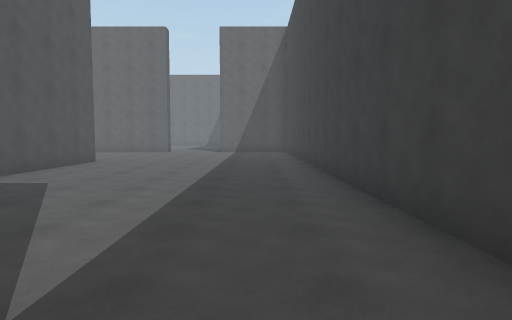
View 1 (above)

19 first-person views from a walk through a 3-D level made in the Unity game engine. The camera is 1.4 m above the floor, tilts 4° down and sees 75° across. The floor is counted in squares, 2 m on a side. Each view is taken from the middle of a square. On the plan, view 1 faces up. The plan holds only what a view shows up to about 10 squares ahead; the rest is blank. The player character is not drawn. Surface patterns are stand-ins for the level's own textures.

View 2
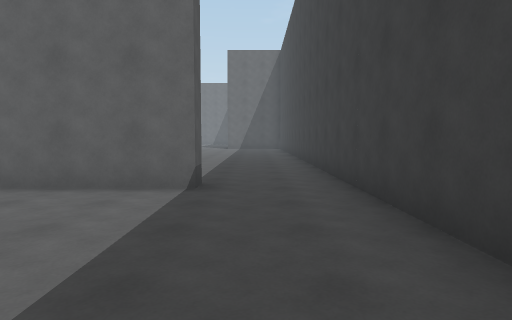

View 3
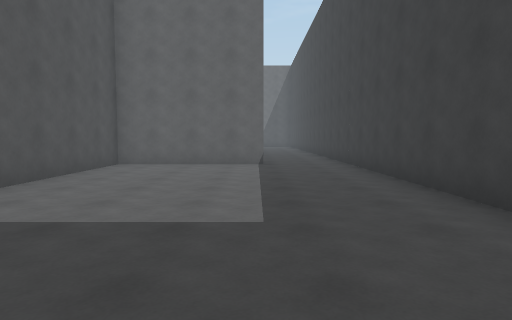

View 4
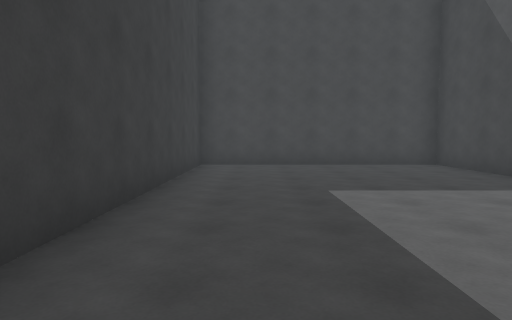

View 5
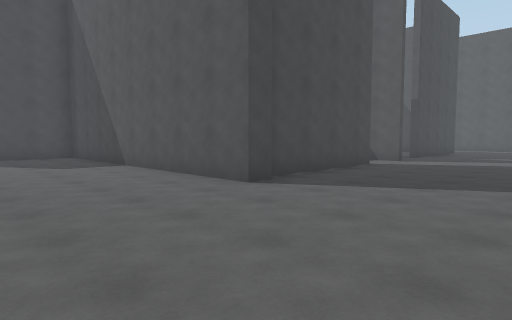

View 6
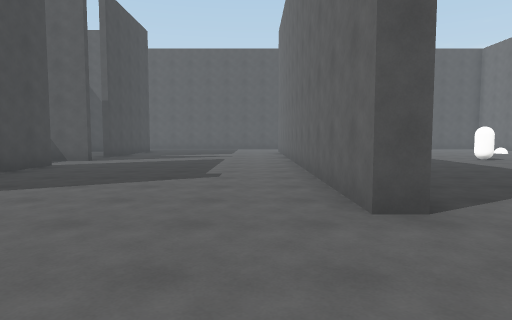

View 7
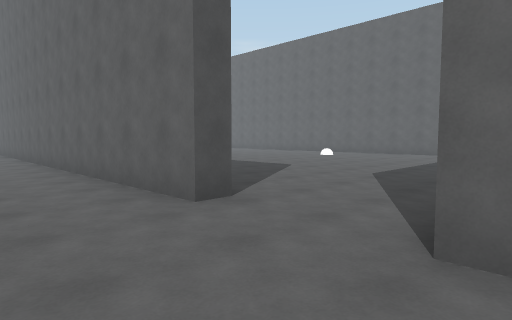

View 8
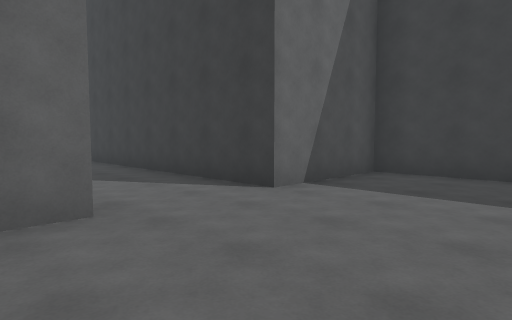

View 9
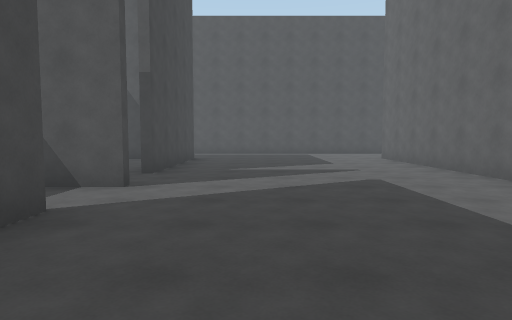

View 10
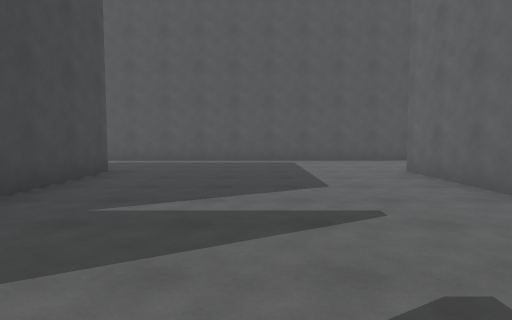

View 11
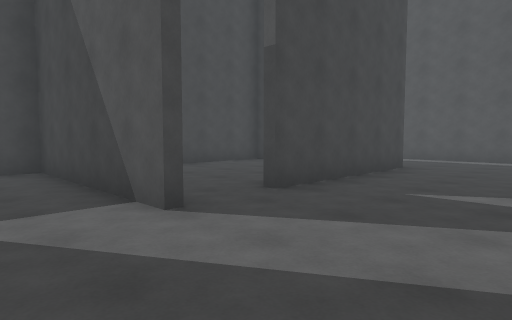

View 12
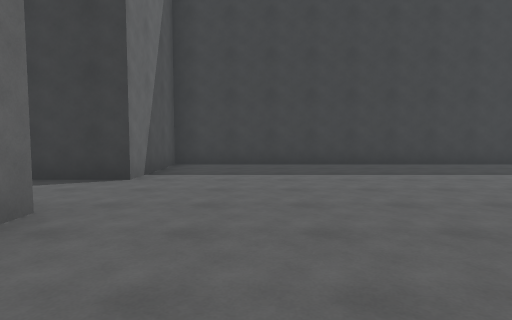

View 13
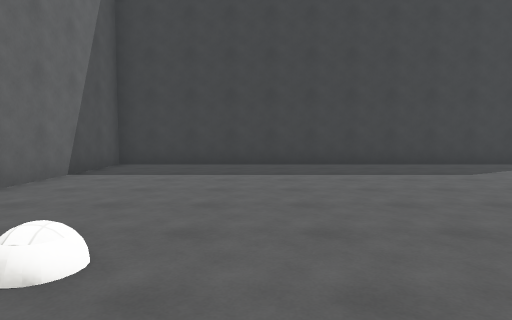

View 14
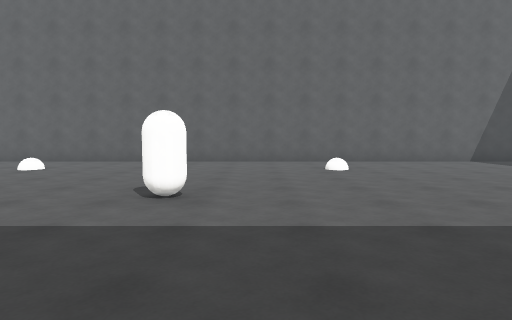

View 15
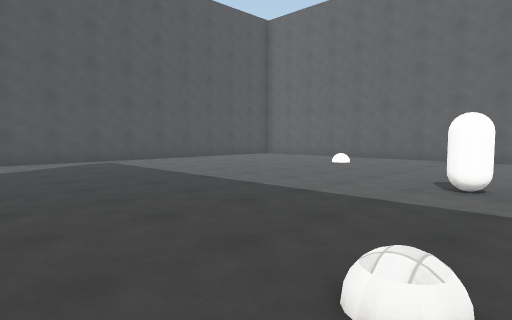

View 16
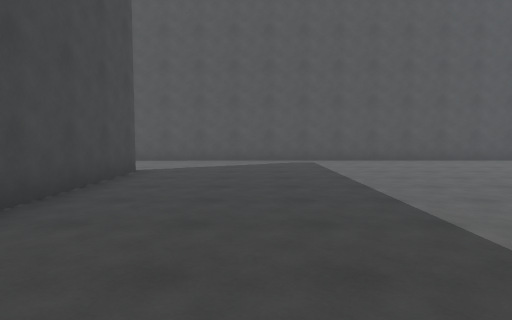

View 17
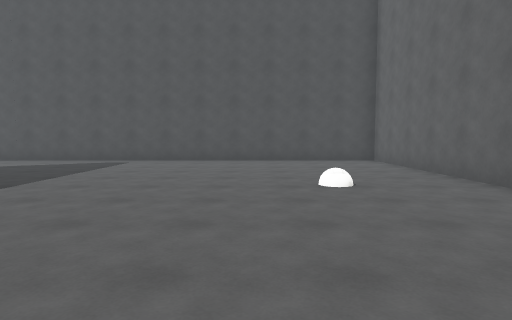

View 18
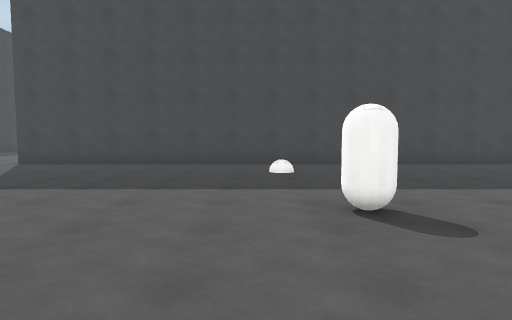

View 19
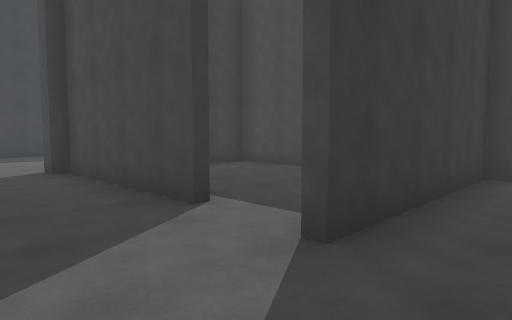

### Floor plan
Points are (right, up) in squares from view 1. A wall is a line through its corners. A room is listed if a view was taken in it or the views show most of it. See-through windows are left out.
Room 1 (views 1, 2, 3, 4)
walls: (-4.5, -6.8) (-4.5, -9.3) (1.4, -9.3) (1.4, 0.6); (-0.8, 0.5) (-4.5, 0.5) (-4.5, -3.5)
ways out: opening at (0.5, 1) to room 2
Room 2 (views 5, 6, 7, 8, 9, 10, 11, 12, 13, 14, 15, 16, 17, 18, 19)
walls: (-9.1, 9) (-5, 9); (-5.1, 9.3) (-4.5, 9.3) (-4.5, 2.2); (-16.8, 15.6) (-4, 15.6) (-4, 15) (-16.8, 15); (-16.8, 9) (-12.2, 9); (-3.2, 1) (-2.5, 1); (-0.8, 1) (-0.8, 0.5); (1.4, 0.6) (1.4, 15) (-1.6, 15) (-1.6, 26.5) (-19.7, 26.5) (-19.7, 7.6)
ways out: opening at (0.5, 1) to room 1; opening at (-10, 9) to room 3; opening at (-12, 9)
objects: capsule (-11, 21)
Room 3 (no view inside)
walls: (-7.1, 4.6) (-5, 4.6) (-5, 5.8); (-10.6, 9.2) (-10.6, 4.6) (-9.9, 4.6)
ways out: opening at (-10, 9) to room 2

Positions as (right, up) in squares from view 1, and headings:
1: (0, 0), facing up
2: (0, -4), facing up
3: (-1, -8), facing up
4: (0, -1), facing down
5: (-1, 13), facing down-left
6: (-1, 14), facing left
7: (-1, 13), facing up-left
8: (-5, 12), facing up-right
9: (-6, 11), facing left
10: (-10, 12), facing left
11: (-9, 12), facing down-left
12: (-7, 13), facing right
13: (-10, 23), facing right
14: (-10, 17), facing up
15: (-10, 16), facing up-left
16: (-10, 18), facing left
17: (-10, 23), facing left
18: (-10, 24), facing down
19: (-12, 11), facing down-right
